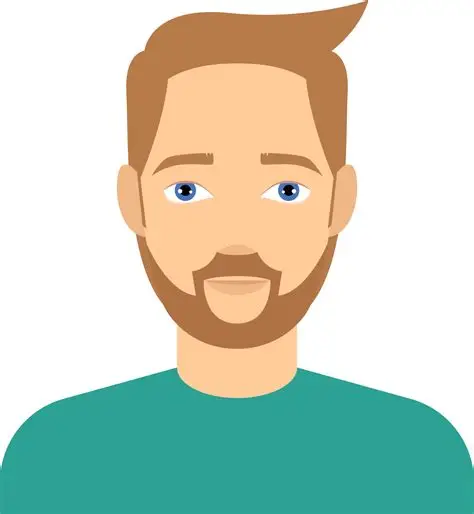
#> input picture OPENCV/man.webp, 474 x 514 px, found by its file name
$ python canny.py
#> lines starting #> are read from the running program, lines starting #| are printed output that depends on the picture; after the words box and inside, x2 and y2 are one past the last pixel; in counts of white or black regions, pixels touching at a corner belong together
import cv2
image=cv2.imread("D:\Machine_Learning_Journey\OPENCV\man.webp",cv2.IMREAD_GRAYSCALE)
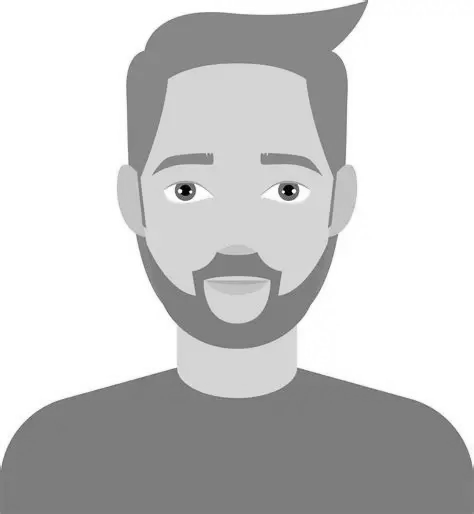
#> image: shape (514, 474); min 0, max 255, mean 202.8

if image is not None:

    blur = cv2.GaussianBlur(image, (5,5), 0)
    edges = cv2.Canny(blur, 100, 200)
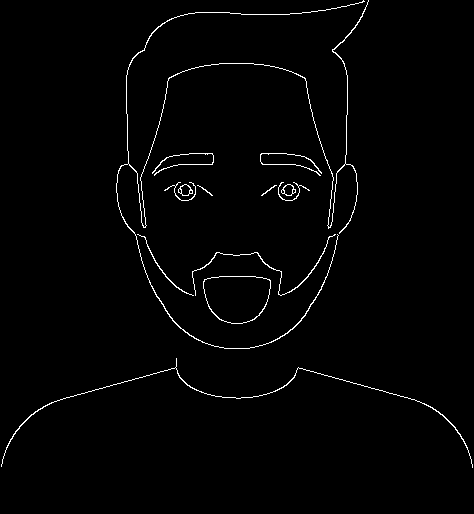
#> edges: shape (514, 474); 1.5% white in thin lines or dots
    cv2.imshow("Real image",image)
    cv2.imshow("Blurred image",edges)
    cv2.waitKey(0)
    cv2.destroyAllWindows()
else:
    print("image is not found")

$ run again, with OPENCV/ChatGPT Image Jun 21, 2026, 08_11_15 PM.png saved as OPENCV/man.webp
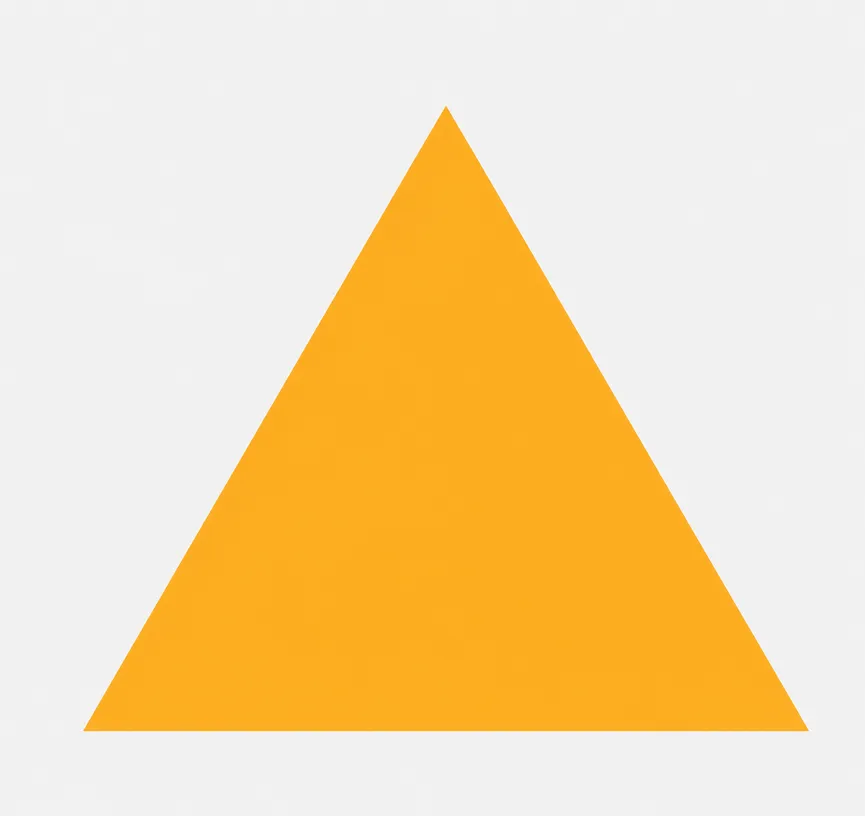
#> input picture OPENCV/ChatGPT Image Jun 21, 2026, 08_11_15 PM.png, 865 x 816 px, shrunk from 1291 x 1218 before the run, found by its file name
#> `image=cv2.imread("D:\Machine_Learning_Journey\OPENCV\man.webp",cv2.IMR..`:
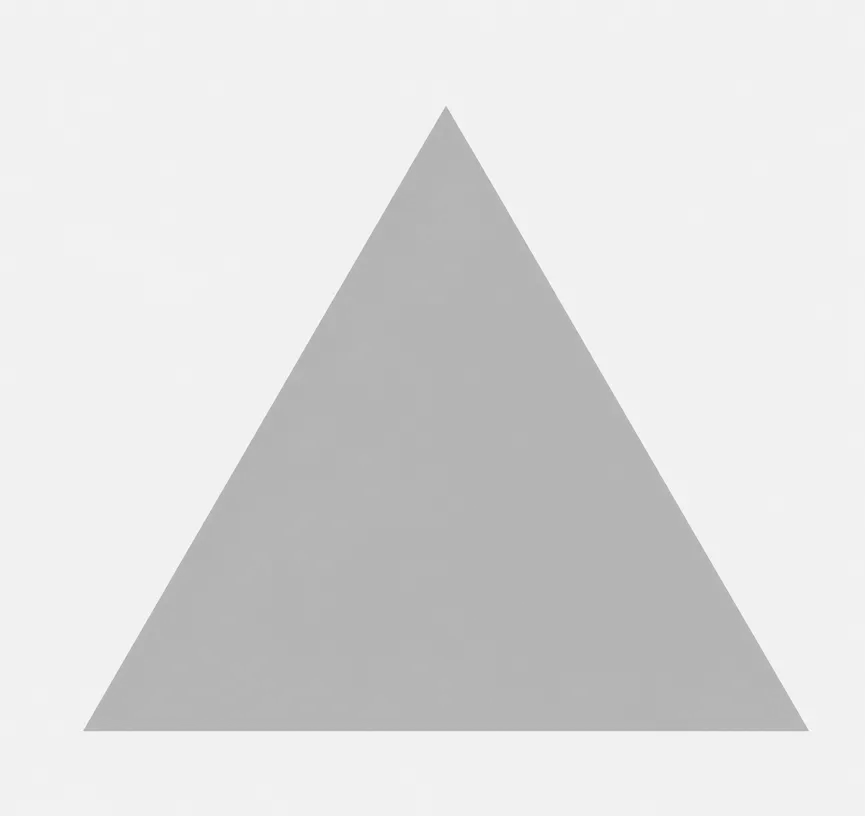
#> image: shape (816, 865); min 165, max 255, mean 221.6
#> `edges = cv2.Canny(blur, 100, 200)`:
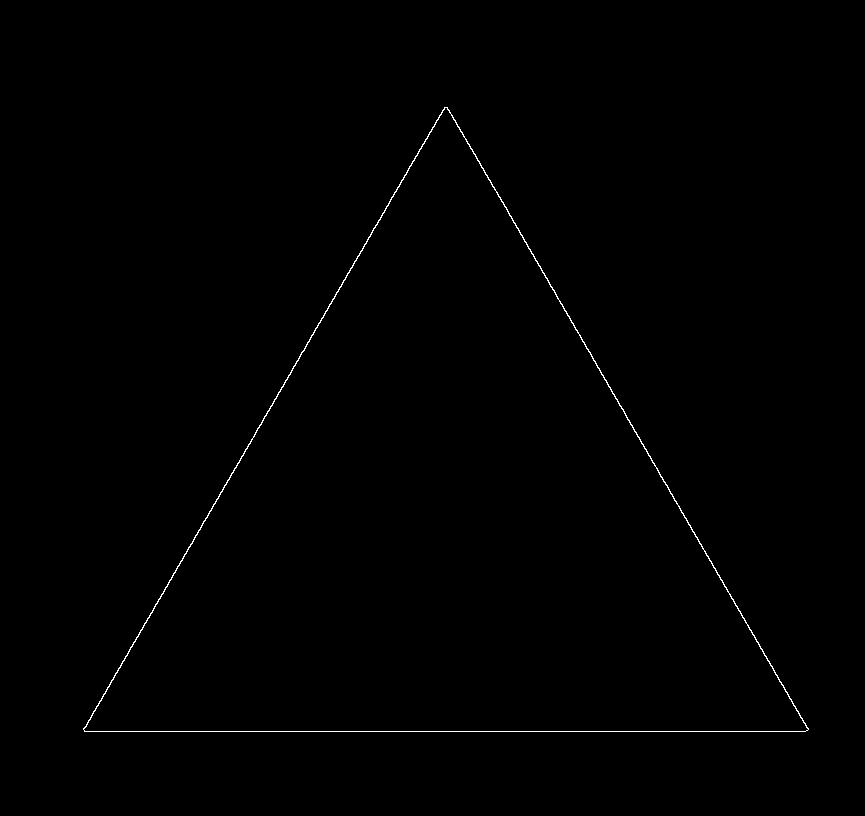
#> edges: shape (816, 865); 0.38% white in thin lines or dots, all inside (x1, y1, x2, y2) = (83, 107, 809, 732)
